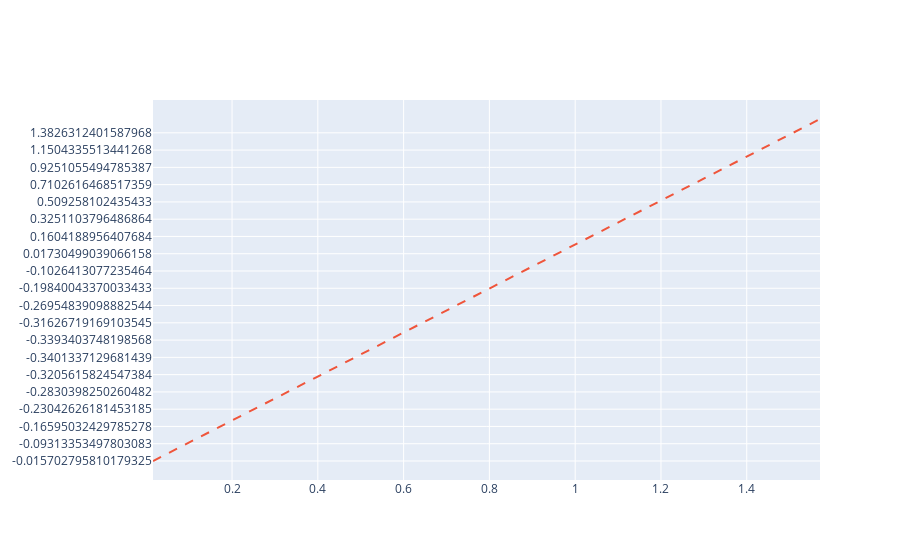

The cell this chart's notebook holds for it:
### Code cell
# y'' = -4y + 4x
# y(0) = 0, y'(pi/2) = 0

a = 0
b = np.pi / 2
N = 100
alpha = 0
delta = 0
condition_type = 'Neumann'
q_fun = lambda x, u: 4 * u - 4 * x

bvp = BVP(a, b, N, alpha, delta=delta, condition_type=condition_type, q_fun=q_fun, D_const=1)
A_DN, b_DN, x_array = bvp.boundary_conditions()
u_array = np.ones(len(x_array))

u_DN = bvp.solve_nonlinear(A_DN, b_DN, x_array, u_array)
# u_DN = bvp.solve_matrices(A_DN, b_DN)

def analytical_solution(x):
    return x - np.sin(2*x)

x_values = bvp.x_values
u_analytic = analytical_solution(x_values[1:])

# Plot the solution
fig = go.Figure()
fig.add_trace(go.Scatter(x=x_values[1:], y=u_DN, name='Numerical solution'))
fig.add_trace(go.Scatter(x=x_values[1:], y=u_analytic, name='Analytic solution', line=dict(dash='dash')))
fig.show()
